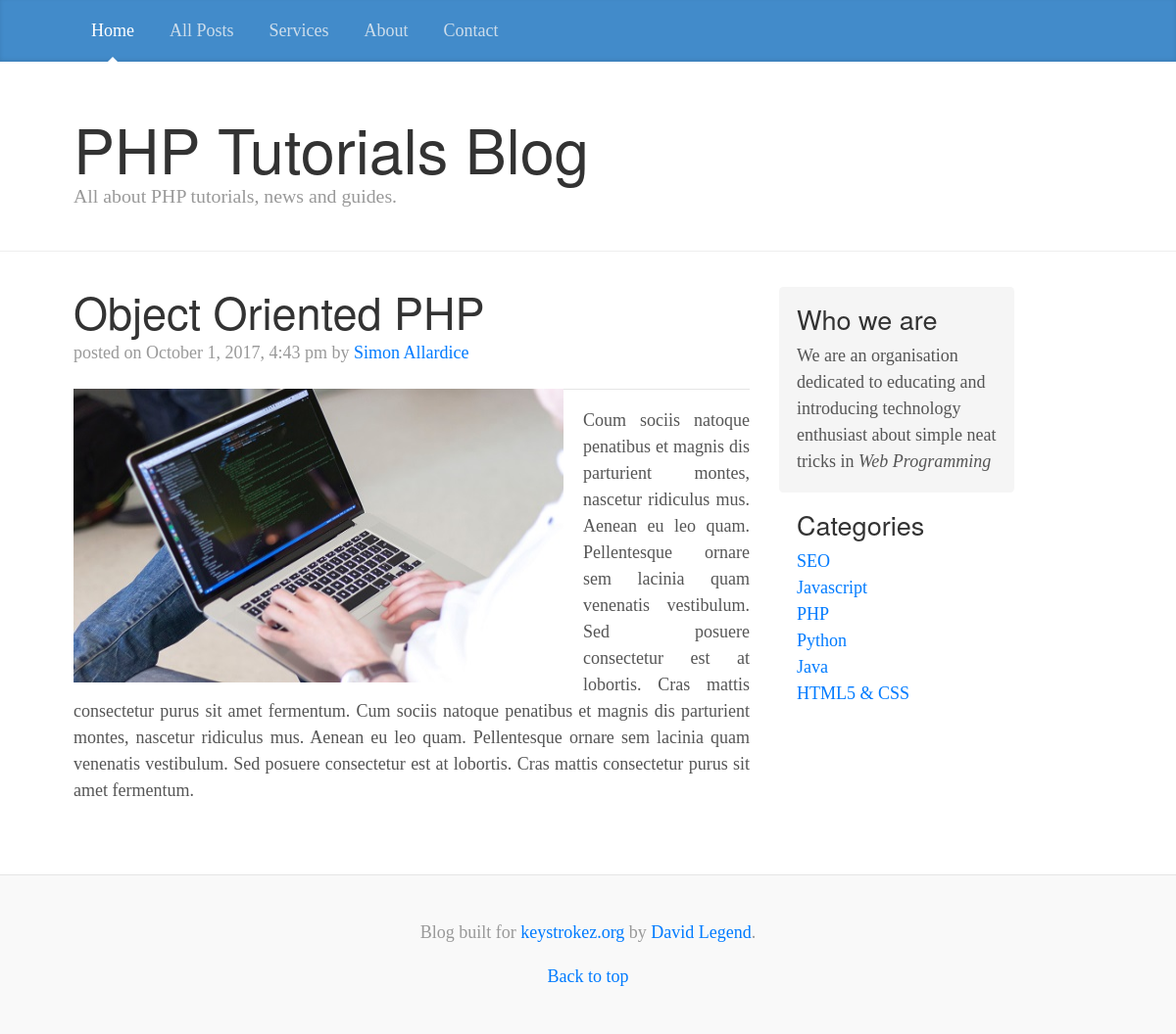
The page /single_post.php?id=10 on the database its author committed.
### tables this page shows
CREATE TABLE `posts` (
  `post_id` int(11) NOT NULL,
  `category_id` int(11) NOT NULL,
  `title` varchar(255) NOT NULL,
  `content` text NOT NULL,
  `author` varchar(255) NOT NULL,
  `image` text NOT NULL,
  `date` timestamp NOT NULL DEFAULT CURRENT_TIMESTAMP,
  `tags` text NOT NULL
);

CREATE TABLE `categories` (
  `category_id` int(11) NOT NULL,
  `title` text NOT NULL
);

### assets/libs/database.php (called while the page is built, shortened)
<?php
class Database
{
	public $host = DB_HOST;
	public $user = DB_USER;
	public $password = DB_PASSWORD;
	public $db_name = DB_NAME;
	public $link;
	private function connect() {
		$this->link = new mysqli($this->host, $this->user, $this->password, $this->db_name);
	}
	public function select($query) {
		$result = $this->link->query($query);
		return $result;
	}
}

### includes/functions.php (called while the page is built)
<?php
function formatDate($date) {
		return date('F j, Y, g:i a', strtotime($date));
}
?>

### single_post.php (the view, shortened to what this page needs)
<?php
  include "assets/libs/database.php";
  include "includes/functions.php";
  $db = new Database();
  $id = $_GET['id'];
  $query = "SELECT * FROM posts WHERE post_id = '$id' ";
  $posts = $db->select($query);
?>
<!DOCTYPE html>
<html lang="en">
  <head>
    <link href="assets/css/bootstrap.min.css" rel="stylesheet">
    <link href="assets/styles/blog.css" rel="stylesheet">
  </head>
  <body>
    <div class="blog-masthead">
      <div class="container">
        <nav class="nav">
          <a class="nav-link active" href="index.php">Home</a>
          <a class="nav-link" href="#">All Posts</a>
          <a class="nav-link" href="#">Services</a>
          <a class="nav-link" href="#">About</a>
          <a class="nav-link" href="#">Contact</a>
        </nav>
      </div>
    </div>
    <div class="blog-header">
      <div class="container">
        <h1 class="blog-title">PHP Tutorials Blog</h1>
        <p class="lead blog-description">All about PHP tutorials, news and guides.</p>
      </div>
    </div>
    <div class="container">
      <div class="row">
       <div class="col-sm-8 blog-main">
        <?php $row = $posts->fetch_array(); ?>
          <div class="blog-post">
            <h2 class="blog-post-title"><?php echo $row['title']; ?></h2>
            <p class="blog-post-meta">posted on <?php echo formatDate($row['date']); ?> by <a href="#"><?php echo $row['author']; ?></a></p>
               <img style="float: left; margin-right: 20px; margin-bottom: 10px;" src="assets/images/<?php echo $row['image']; ?>" width="500px" height="300px">
            <p style="text-align: justify;"><?php echo $row['content']; ?></p>
          </div>
        </div>
      <?php
        include "includes/sidebar.php";
        include "includes/footer.php";
      ?>

### includes/sidebar.php
<?php
  $query = "SELECT * FROM categories";
  $category = $db->select($query);
?>
<div class="col-sm-3 offset-sm-1 blog-sidebar">
          <div class=" sidebar-module sidebar-module-inset">
            <h4>Who we are</h4>
            <p>We are an organisation dedicated to educating and introducing technology
                enthusiast about simple neat tricks in <em>Web Programming</em>
            </p>
          </div>
          <div class="sidebar-module">
            <h4>Categories</h4>
            <ol class="list-unstyled">
            <?php while($row = $category->fetch_array()) :?>
              <li><a href="category.php?id=<?php echo $row['category_id']; ?>" ><?php echo $row['title']; ?></a></li>
            <?php endwhile; ?>
            </ol>
          </div>
        </div>
        </div>
    </div>

### assets/styles/blog.css (style rules this page uses)
@media (min-width: 48em) { html { font-size: 18px; } }
body { font-family: Georgia, "Times New Roman", Times, serif; color: #555; }
h1, .h1, h2, .h2, h3, .h3, h4, .h4, h5, .h5, h6, .h6 { font-family: "Helvetica Neue", Helvetica, Arial, sans-serif; font-weight: normal; color: #333; }
.container { max-width: 60rem; }
.blog-masthead { margin-bottom: 3rem; background-color: #428bca; -webkit-box-shadow: inset 0 -.1rem .25rem rgba(0,0,0,.1); box-shadow: inset 0 -.1rem .25rem rgba(0,0,0,.1); }
.nav-link { position: relative; padding: 1rem; font-weight: 500; color: #cdddeb; }
.nav-link.active { color: #fff; }
.nav-link.active:after { position: absolute; bottom: 0; left: 50%; width: 0; height: 0; margin-left: -.3rem; vertical-align: middle; content: ""; border-right: .3rem solid transparent; border-bottom: .3rem solid; border-left: .3rem solid transparent; }
.blog-header { padding-bottom: 1.25rem; margin-bottom: 2rem; border-bottom: .05rem solid #eee; }
.blog-title { margin-bottom: 0; font-size: 2rem; font-weight: normal; }
.blog-description { font-size: 1.1rem; color: #999; }
@media (min-width: 40em) { .blog-title { font-size: 3.5rem; } }
.sidebar-module { padding: 1rem; }
.sidebar-module-inset { padding: 1rem; background-color: #f5f5f5; border-radius: .25rem; }
.sidebar-module-inset p:last-child, .sidebar-module-inset ul:last-child, .sidebar-module-inset ol:last-child { margin-bottom: 0; }
.blog-post { margin-bottom: 4rem; }
.blog-post-title { margin-bottom: .25rem; font-size: 2.5rem; }
.blog-post-meta { margin-bottom: 1.25rem; color: #999; }

### rows shown on the page
posts: title "Object Oriented PHP", date "October 1, 2017, 4:43 pm", author "Simon Allardice", image (picture), content "Coum sociis natoque penatibus et magnis dis parturient montes, nascetur ridiculus mus. Aenean eu leo quam. Pellentesque ornare sem lacinia quam venenatis vestibulum. Sed posuere consectetur est at lobortis. Cras mattis consectetur purus sit amet fermentum. Cum sociis natoque penatibus et magnis dis parturient montes, nascetur ridiculus mus. Aenean eu leo quam. Pellentesque ornare sem lacinia quam venenatis vestibulum. Sed posuere consectetur est at lobortis. Cras mattis consectetur purus sit amet fermentum."
categories: title "SEO"
categories: title "Javascript"
categories: title "PHP"
categories: title "Python"
categories: title "Java"
categories: title "HTML5 & CSS"
